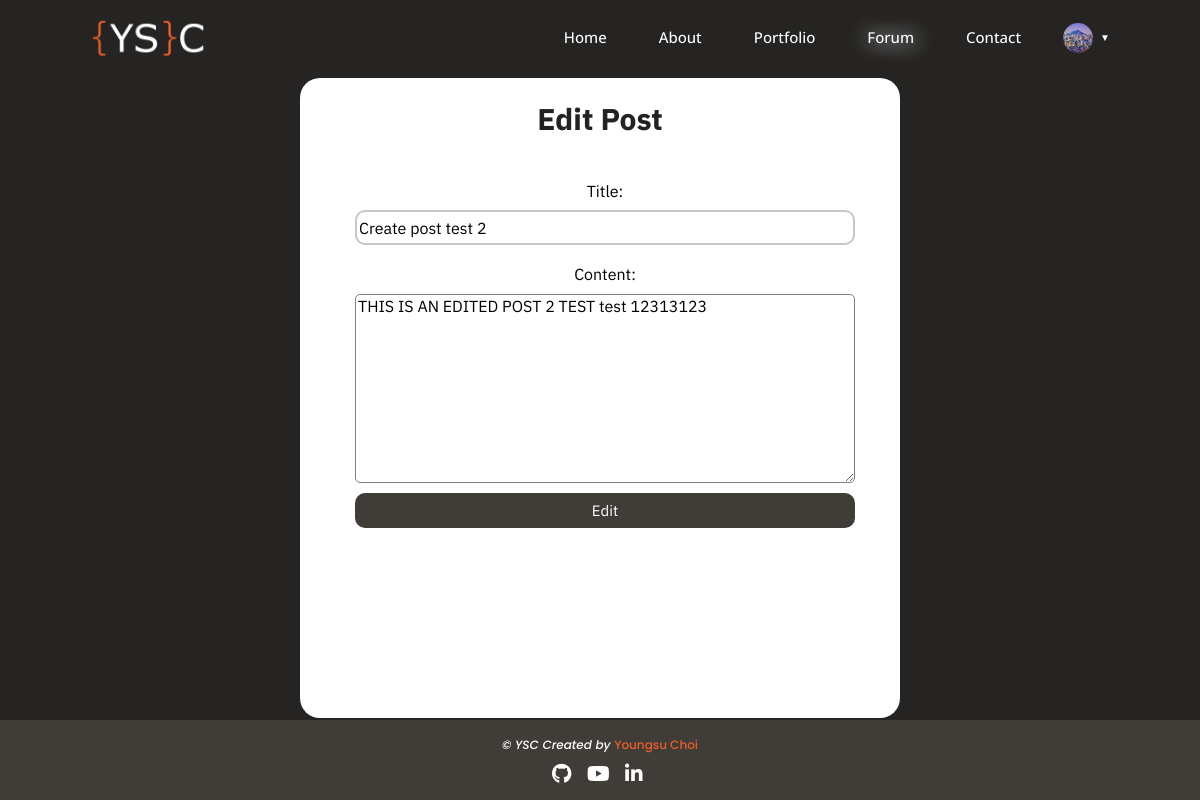
The page /forum/post/12/edit_post (signed in) on the database its author committed.
### users/models.py (models this page shows, shortened)
class Profile(models.Model):
    user = models.OneToOneField(User, on_delete=models.CASCADE)
    image = models.ImageField(default='default.jpg', upload_to='profile_pics')
    bio = models.CharField(max_length=200, default="")
    alias = models.CharField(max_length=50, default="")
    location = models.CharField(max_length=50, default="")

### forum/models.py (models this page shows, shortened)
class Post(models.Model):
    title = models.CharField(max_length=100)
    content = models.TextField()
    date_posted = models.DateTimeField(default=timezone.now)
    author = models.ForeignKey(User, on_delete=models.CASCADE)

### forum/views.py (the view)
# urls.py: path('post/<int:pk>/edit_post', views.edit_post, name='edit_post')
def edit_post(request, pk):
    post = Post.objects.get(id=pk)
    if request.method == 'POST':
        c_p_form = CreateForumPostForm(request.POST, instance=post)
        if c_p_form.is_valid():
            post_obj = c_p_form.save(commit=False)
            post_obj.author = request.user
            post_obj.save()
            return redirect('show_post', pk)
    else:
        c_p_form = CreateForumPostForm(instance=post)
    context = {'c_p_form' : c_p_form }
    return render(request, 'forum/edit_post.html', context)

### forum/forms.py
class CreateForumPostForm(forms.ModelForm):
    class Meta:
        model = Post
        fields = ['title', 'content']

### forum/templates/forum/edit_post.html (shortened to what this page needs)
{% extends 'home/base.html' %}
{% load crispy_forms_tags %}
{% load static %}
{% block navlinks %}
<a href="{% url 'home' %}" class="nav-link nav-link-font">home</a>
<a href="{% url 'about' %}" class="nav-link nav-link-font">about</a>
<a href="portfolio.html" class="nav-link nav-link-font">portfolio</a>
<a href="{% url 'forum' %}" class="nav-link nav-link-font"><span>forum</span></a>
<a href="{% url 'contact' %}" class="nav-link nav-link-font">contact</a>
{% endblock navlinks %}
{% block content %}
    <link rel="stylesheet" href="{% static 'home/about.css' %}" />
    <div class="register-section flex-center">
        <form enctype="multipart/form-data" method = "POST" class="form">
            <h2>Edit Post</h2>
            <div class="create-post-form flex-center">
                {{ c_p_form }}
                <button type="submit" class="register-btn">Edit</button>
            </div>
        </form>
    </div>
{% endblock content %}

### home/templates/home/base.html (shortened to what this page needs)
{% load static %}
<!DOCTYPE html>
<html lang="en">
<head>
    <link rel="stylesheet" href="{% static 'home/normalize.css' %}" />
    <link rel="stylesheet" href="{% static 'home/fontawesome-free-6.4.0-web/css/all.css' %}">
    <link rel="stylesheet" href="{% static 'home/main.css' %}" />
</head>
<body>
    <main class="home">
        <nav class="nav-bar flex-center">
            <div class="nav-center">
                <a href="{% url 'home' %}">
                    <div class="nav-header .bg-cover-center">
                    </div>
                </a>
                <div class="nav-links flex-center">
                    {% block navlinks %}
                    {% endblock %}
                    {% if user.is_authenticated %}
                        <div class="user-logo flex-center" id="user-logo">
                            <img src="{{ user.profile.image.url }}" alt="user-image" class="nav-profile-image">
                            <p>&#9660;</p>
                        </div>
                    {% else %}
                        <a href="{% url 'login' %}"><button  class="login-btn nav-link-font">Login</button></a>
                    {% endif %}
                </div>
            </div>
        </nav>
        {% block content %}{% endblock %}
    </main>
    <footer class="page-footer flex-center">
        <div class="footer-container">
            <div class="footer-text">
                <p>&copy;
                <span class="footer-logo">YSC</span>
                Created by
                <a href="https://www.github.com/tonymusic0825">Youngsu Choi</a>
                </p>
            </div>
            <div class="footer-icons grid-center">
                <a href="https://www.github.com/tonymusic0825" class="footer-icon">
                    <i class="fa-brands fa-github"></i>
                </a>
                <a href="https://www.youtube.com/channel/UCZjacDjn8LvYng6AiSCkquA" class="footer-icon">
                    <i class="fa-brands fa-youtube"></i>
                </a>
                <a href="https://www.linkedin.com/in/youngsu-choi-b30697270/" class="footer-icon">
                    <i class="fa-brands fa-linkedin-in"></i>
                </a>
            </div>
        </div>
    </footer>
</body>
</html>

### home/static/home/main.css (style rules this page uses)
* { box-sizing:border-box; -ms-overflow-style: none; scrollbar-width: none; }
:root { --font-ibm: 'IBM Plex Sans', sans-serif; --font-arvo: 'Arvo', serif; --font-lato: 'Lato', sans-serif; --font-poppins: 'Poppins', sans-serif; --font-open-sans : 'Open Sans', sans-serif; --font-montserrat : 'Montserrat', sans-serif; --font-roboto: 'Roboto', sans-serif; --font-schibsted-grotesk: 'Schibsted Grotesk', sans-serif; --font-nanum-myeonjo: 'Nanum Myeongjo', serif; --white: white; --black: black; --nav-link-color: black; --picton-blue: #00A7E1; --rich-black: #00171F; --prussian-blue: #003459; --cerulean: #007EA7; --Cream: #FFFCF2; --background-grey: #e5e5e5; --Light-Grey: #CCC5B9; --Dark-Grey: #403D39; --Orange: #EB5E28; --light-black: #252422; --max-width: 1350px; --underline-intrinsic-width: 8; --underline-width: 12; --underline-color: #EB5E28; --underline-cap-width: 4px; --underline-offset-y: -2px; --underline-padding-x: 0.12em; --swiper-theme-color: white !important; }
.flex-center { display:flex; justify-content: center; align-items: center; }
.grid-center { display:grid; align-items: center; justify-content: center; }
.nav-bar { height: 75px; }
.nav-center { display:flex; width: 85vw; }
.nav-header { background: url("/static/image/ysclogo.png"); width: 116px; height: 52px; background-size: cover; background-position: center; }
.nav-links { margin-left: auto; }
.nav-link-font { font-family: var(--font-open-sans); color: white; font-size: 15px; font-weight: 500; cursor: pointer; transition: all 0.3s; text-decoration: none; text-transform: capitalize; }
.nav-link { margin-right: 2rem; padding: 0 10px; position: relative; }
.nav-link span { text-shadow:1px 1px 25px #fff, 1px 1px 20px #ccc; }
.nav-link:before, .nav-link:after { content:""; position: absolute; height: 3px; background-color: white; transition: 0.3s; width: 0%; }
.nav-link:after { bottom: -10px; left: 0; }
.nav-link:before { top: -10px; right: 0; }
.user-logo { color: white; font-size: 10px; cursor: pointer; }
.user-logo p { margin-left: 7px; }
.nav-profile-image { width: 30px; height: 30px; border-radius: 50%; }
footer { font-family: var(--font-poppins); font-weight: 500; font-style: italic; font-size: 12px; height: 100px; }
.footer-container { margin-top: -8px; }
.footer-text a { font-style: normal; transition: all 0.5s; }
.page-footer { color: white; background: var(--Dark-Grey); height: 5rem; }
.footer-text a { text-decoration: none; color: var(--Orange); }
.footer-icons { grid-template-columns: 20px 23px 23px; gap: 1rem 15px; }
.footer-icon { font-size: 20px; transition: all 0.2s; color: white; }
.register-section { min-height: calc(100vh - 155px); }
.form { background-color: white; border-radius: 20px; width: 600px; height: 640px; flex-direction: column; font-family: var(--font-ibm); }
.form h2 { text-align: center; color: #222; font-size: 30px; }
.form input { width: 500px; height: 35px; margin-top: 10px; border: 2px solid rgba(144,144,144, 0.5); transition: 0.7s; border-radius: 10px; }
.register-btn { width: 500px; height: 35px; margin-top: 10px; border-radius: 10px; background-color: var(--Dark-Grey); color: white; font-family: var(--font-ibm); cursor: pointer; font-size: 15px; transition: 0.7s; border: none; }
.home { background: url("/static/image/background.png"); background-repeat: no-repeat; background-size: cover; }
.create-post-form { flex-direction: column; margin-left: 10px; }
.create-post-form label { margin-top: 20px; }
.create-post-form textarea { margin-top: 10px; border-radius: 5px; border: 1px solid grey; width: 500px; }

### home/static/home/about.css (style rules this page uses)
.home { background: #252422 !important; }

### rows shown on the page
Post: title "Create post test 2", content "THIS IS AN EDITED POST 2 TEST test 12313123"
